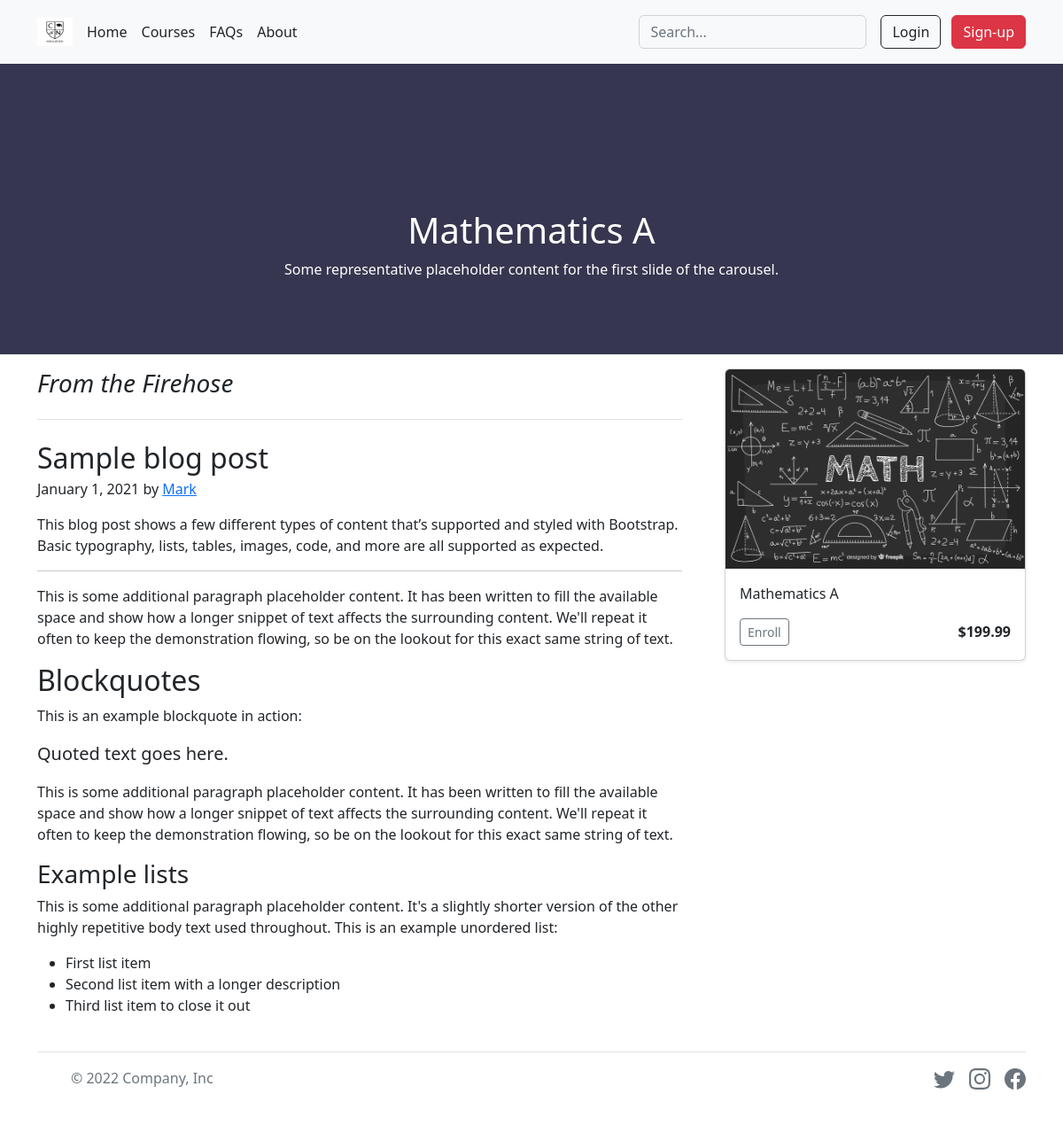
Screenshot of /info?id=1 with the database file from the repository.
### tables this page shows
CREATE TABLE 'courses' (id INTEGER PRIMARY KEY AUTOINCREMENT NOT NULL,'price' NUMERIC NOT NULL, name TEXT NOT NULL);

### app.py (the view)
@app.route("/info", methods=["GET", "POST"])
def info():
    session["cart"] = []
    try:
        id = int(request.args.get("id"))
        course = db.execute("SELECT * FROM courses WHERE id = ?", id)
        all_courses = db.execute("SELECT * FROM courses")
        if int(id) < 0 or int(id) > len(all_courses):
            return redirect("/courses")
        return render_template("info.html", ids = course)
    except ValueError:
        return redirect("/courses")

### app.py (called while the page is built)
@app.after_request
def after_request(response):
    response.headers["Cache-Control"] = "no-cache, no-store, must-revalidate"
    response.headers["Expires"] = 0
    response.headers["Pragma"] = "no-cache"
    return response

### templates/info.html (shortened to what this page needs)
{% extends "layout.html" %}
{% block main %}
{% for id in ids %}
<div id="carousel" class="carousel slide" data-bs-ride="carousel">
  <div class="carousel-inner">
    <img class="img-fluid bd-placeholder-img bd-placeholder-img-lg d-block w-100" src="../static/images/carousel/img.png" role="img" aria-label="Placeholder: First slide" preserveAspectRatio="xMidYMid slice" focusable="false"><title>Placeholder</title><rect width="100%" height="100%" fill="#777"></rect></img>
      <div class="py-5 carousel-caption center-top">
        <h1>{{ id.name }}</h1>
        <p>Some representative placeholder content for the first slide of the carousel.</p>
      </div>
    </div>
</div>
<main class="container">
    <div class="row g-5">
      <div class="col-md-8">
        <h3 class="pb-4 mb-4 fst-italic border-bottom">
          From the Firehose
        </h3>
        <article class="blog-post">
          <h2 class="blog-post-title mb-1">Sample blog post</h2>
          <p class="blog-post-meta">January 1, 2021 by <a href="#">Mark</a></p>
          <p>This blog post shows a few different types of content that’s supported and styled with Bootstrap. Basic typography, lists, tables, images, code, and more are all supported as expected.</p>
          <hr>
          <p>This is some additional paragraph placeholder content. It has been written to fill the available space and show how a longer snippet of text affects the surrounding content. We'll repeat it often to keep the demonstration flowing, so be on the lookout for this exact same string of text.</p>
          <h2>Blockquotes</h2>
          <p>This is an example blockquote in action:</p>
          <blockquote class="blockquote">
            <p>Quoted text goes here.</p>
          </blockquote>
          <p>This is some additional paragraph placeholder content. It has been written to fill the available space and show how a longer snippet of text affects the surrounding content. We'll repeat it often to keep the demonstration flowing, so be on the lookout for this exact same string of text.</p>
          <h3>Example lists</h3>
          <p>This is some additional paragraph placeholder content. It's a slightly shorter version of the other highly repetitive body text used throughout. This is an example unordered list:</p>
          <ul>
            <li>First list item</li>
            <li>Second list item with a longer description</li>
            <li>Third list item to close it out</li>
          </ul>
        </div>
      <div class="col-md-4">
        <div class="position-sticky" style="top: 5rem;">
        {% for id in ids %}
        <form action="/buy" method="post">
        <div class="col">
          <div class="card shadow-sm">
            <img src="../static/images/courses/{{ id.id }}.png" class="bd-placeholder-img card-img-top" width="100%" height="225" alt="...">
            <div class="card-body">
              <p class="card-text">{{ id.name }}</p>
              <div class="d-flex justify-content-between align-items-center">
                <div class="btn-group">
                  <button class="btn btn-sm btn-outline-secondary" id="id" name="id" value="{{ id.id }}">Enroll</a>
                </div>
                <small class="fs-6 fw-semibold">{% if id.price == 0 %}FREE{% else %}${{ id.price }}{% endif %}</small>
              </div>
            </div>
          </div>
        </div>
      </form>
        {% endfor %}
        </div>
      </div>
    </div>
  </main>
{% endfor %}
{% endblock %}

### rows the page displays
courses: name "Mathematics A", {{ id.id }} 1 (drawn), price "199.99"
